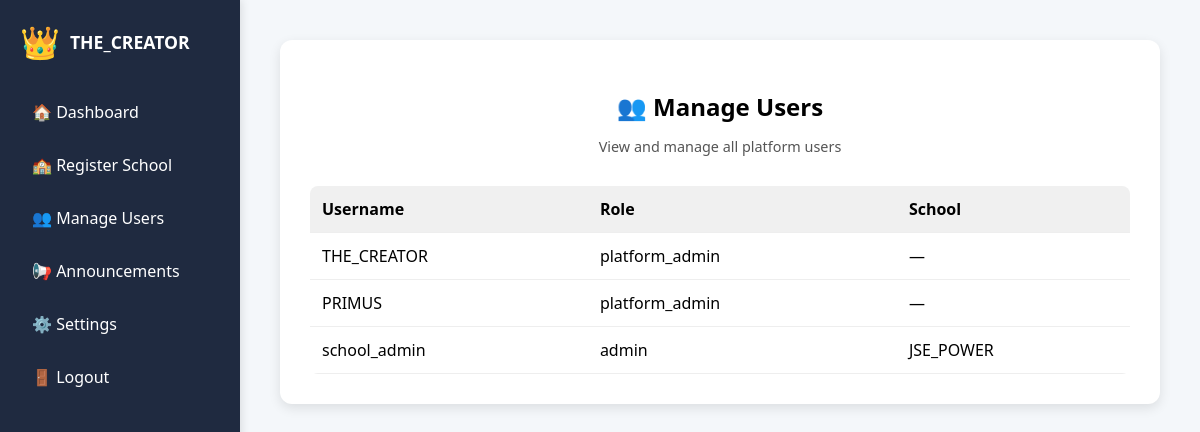
Before: /manage_users/ (signed in) with the older database file.
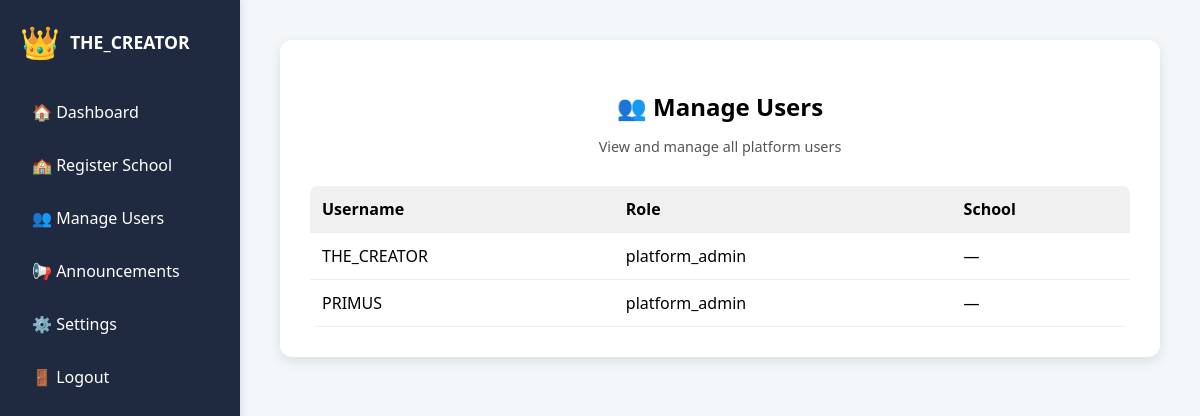
After: the same page with the newer database file.
### theschool/models.py (models this page shows, shortened)
class User(AbstractUser):
    ROLE_CHOICES = (
        ('admin', 'Admin'),
        ('teacher', 'Teacher'),
        ('parent', 'Parent'),
        ('platform_admin', 'Platform Admin'),
    )
    role = models.CharField(max_length=20, choices=ROLE_CHOICES)
    school = models.ForeignKey(School, on_delete=models.CASCADE, null=True, blank=True)
    phone_number = models.CharField(max_length=20, blank=True)
    is_platform_admin = models.BooleanField(default=False)

class School(models.Model):
    name = models.CharField(max_length=255)
    address = models.TextField()
    created_at = models.DateTimeField(auto_now_add=True)

### theschool/views.py (the view)
# urls.py: path('manage_users/', views.manage_users_view, name='manage_users'),
@login_required
def manage_users_view(request):
    if not request.user.is_platform_admin:
        return redirect('dashboard')
    users = User.objects.all()
    return render(request, 'manage_users.html', {'users': users})

### templates/manage_users.html (shortened to what this page needs)
{% load static %}
<!DOCTYPE html>
<html lang="en">
<head>
  <link rel="stylesheet" href="{% static 'css/sidebar.css' %}">
  <link rel="stylesheet" href="{% static 'css/manage_users.css' %}">
</head>
<body>
  {% include 'sidebar.html' %}
  <main class="main-content">
    <div class="users-container">
      <h2>👥 Manage Users</h2>
      <p class="subtitle">View and manage all platform users</p>
      <table class="users-table">
        <thead>
          <tr>
            <th>Username</th>
            <th>Role</th>
            <th>School</th>
          </tr>
        </thead>
        <tbody>
          {% for user in users %}
            <tr>
              <td>{{ user.username }}</td>
              <td>{{ user.role }}</td>
              <td>
                {% if user.school %}
                    {{ user.school.name }}
                {% else %}
                    —
                {% endif %}
              </td>
            </tr>
          {% endfor %}
        </tbody>
      </table>
    </div>
  </main>
</body>
</html>

### templates/sidebar.html
{% load static %}
<link rel="stylesheet" href="{% static 'css/sidebar.css' %}">
<aside class="sidebar">
  <div class="profile">
    <div class="avatar">👑</div>
    <div class="info">
      <span class="username">{{ request.user.username }}</span>
    </div>
  </div>
  <nav>
    <ul class="nav-links">
      <li><a href="{% url 'platform_dashboard' %}">🏠 Dashboard</a></li>
      <li><a href="{% url 'register_school' %}">🏫 Register School</a></li>
      <li><a href="{% url 'manage_users' %}">👥 Manage Users</a></li>
      <li><a href="{% url 'announcements' %}">📢 Announcements</a></li>
      <li><a href="{% url 'settings' %}">⚙️ Settings</a></li>
      <li><a href="{% url 'logout' %}">🚪 Logout</a></li>
    </ul>
  </nav>
</aside>

### static/css/sidebar.css (style rules this page uses)
.sidebar { position: fixed; top: 0; left: 0; width: 240px; height: 100vh; background-color: #1f2a40; color: #fff; padding: 20px; box-shadow: 2px 0 8px rgba(0,0,0,0.1); display: flex; flex-direction: column; z-index: 1000; box-sizing: border-box; }
.profile { display: flex; align-items: center; margin-bottom: 30px; }
.avatar { font-size: 2em; margin-right: 10px; }
.info .username { font-weight: bold; font-size: 1.1em; }
.nav-links { list-style: none; padding: 0; margin: 0; }
.nav-links li { margin-bottom: 15px; }
.nav-links a { color: #fff; text-decoration: none; font-size: 1em; display: block; padding: 8px 12px; border-radius: 6px; transition: background-color 0.2s ease; }

### static/css/manage_users.css (style rules this page uses)
html, body { margin: 0; padding: 0; height: 100%; font-family: 'Segoe UI', sans-serif; background: #f4f7fa; }
.main-content { margin-left: 240px; padding: 40px; min-height: 100vh; box-sizing: border-box; }
.users-container { background: white; padding: 30px; border-radius: 12px; box-shadow: 0 4px 12px rgba(0,0,0,0.1); max-width: 900px; margin: auto; animation: fadeIn 0.5s ease-in-out; }
.users-container h2 { margin-bottom: 10px; text-align: center; }
.subtitle { text-align: center; font-size: 0.9em; color: #555; margin-bottom: 30px; }
.users-table { width: 100%; border-collapse: collapse; background: #fff; border-radius: 8px; overflow: hidden; }
.users-table th, .users-table td { padding: 12px; border-bottom: 1px solid #eee; text-align: left; }
.users-table th { background-color: #f0f0f0; font-weight: 600; }

Changed rows visible on the page:
removed User: username "school_admin", role "admin", school.name "JSE_POWER"
